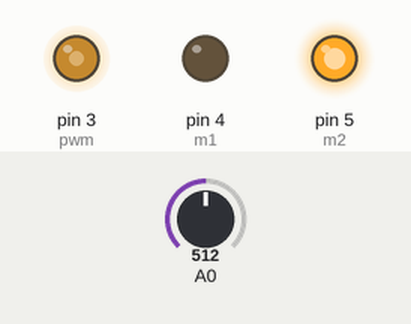
The sketch below on a simulated Arduino Uno, built with avr-gcc and run on an emulated ATmega328P. Parts: output pins drawn as LEDs (lit = HIGH). The test bench sets the inputs (shaded band); at power-on: A0 = 512.

Above: at 1.2 s.
1.3 s: A0 set to 716
At 1.7 s:
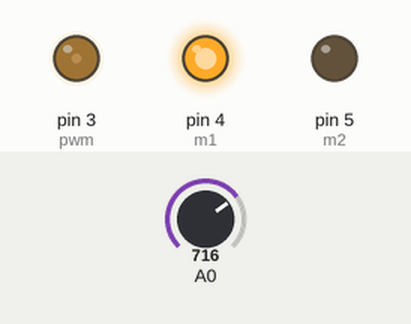
2.8 s: A0 set to 900
At 3.9 s:
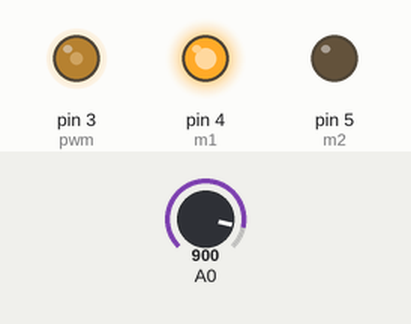
4.3 s: A0 set to 122
At 5.0 s:
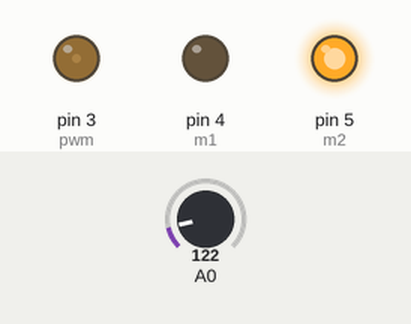
5.8 s: A0 set to 0
At 7.0 s:
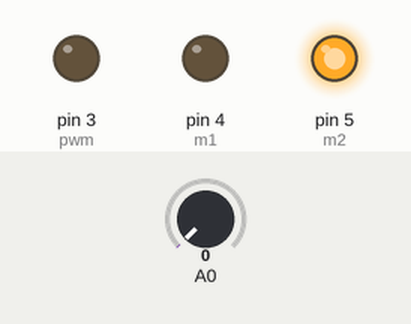
7.3 s: A0 set to 511
At 8.7 s:
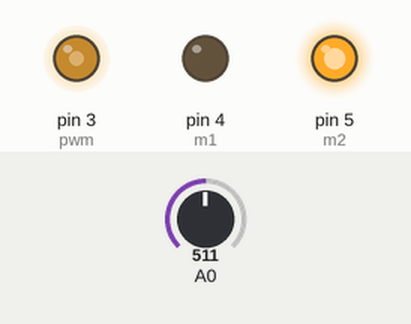
Timing chart, 0 to 9.8 s (numbered marks = the images above; inputs shaded):
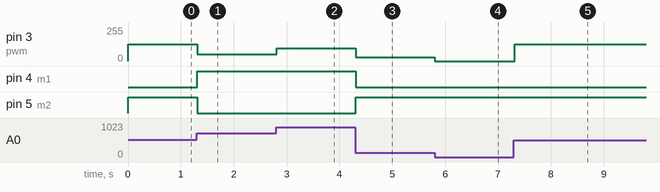

Measured:
- after the input at 1.3 s, pin 3 (pwm): 127/255 → 50/255 at once; pin 4 (m1): LOW → HIGH at once; pin 5 (m2): HIGH → LOW at once
- after the input at 2.8 s, pin 3 (pwm): 50/255 → 96/255 at once
- after the input at 4.3 s, pin 3 (pwm): 96/255 → 30/255 at once; pin 4 (m1): HIGH → LOW at once; pin 5 (m2): LOW → HIGH at once
- after the input at 5.8 s, pin 3 (pwm): 30/255 → 0/255 at once
- after the input at 7.3 s, pin 3 (pwm): 0/255 → 127/255 at once

The sketch:

speed_test.ino
```cpp
int pwm = 3;
int m1 = 4;
int m2 = 5;

int pot;

void setup() {
  pinMode(pwm , OUTPUT);
  pinMode(m1 , OUTPUT);
  pinMode(m2 , OUTPUT);

}

void loop() {

  pot = analogRead(A0);
 int Mspeed = map(pot, 0,1023,0,255);

 if (Mspeed >= 128)
 {
   int Mspeed1= map(Mspeed,128,255,0,128);
   digitalWrite(m1,HIGH);
   digitalWrite(m2,LOW);
   analogWrite(pwm,Mspeed1);
 }


 if (Mspeed <= 128)
 {
   digitalWrite(m1,LOW);
   digitalWrite(m2,HIGH);
   analogWrite(pwm,Mspeed);
 }
    //+analogWrite(pwm,Mspeed);
    delay(20);


}
```
